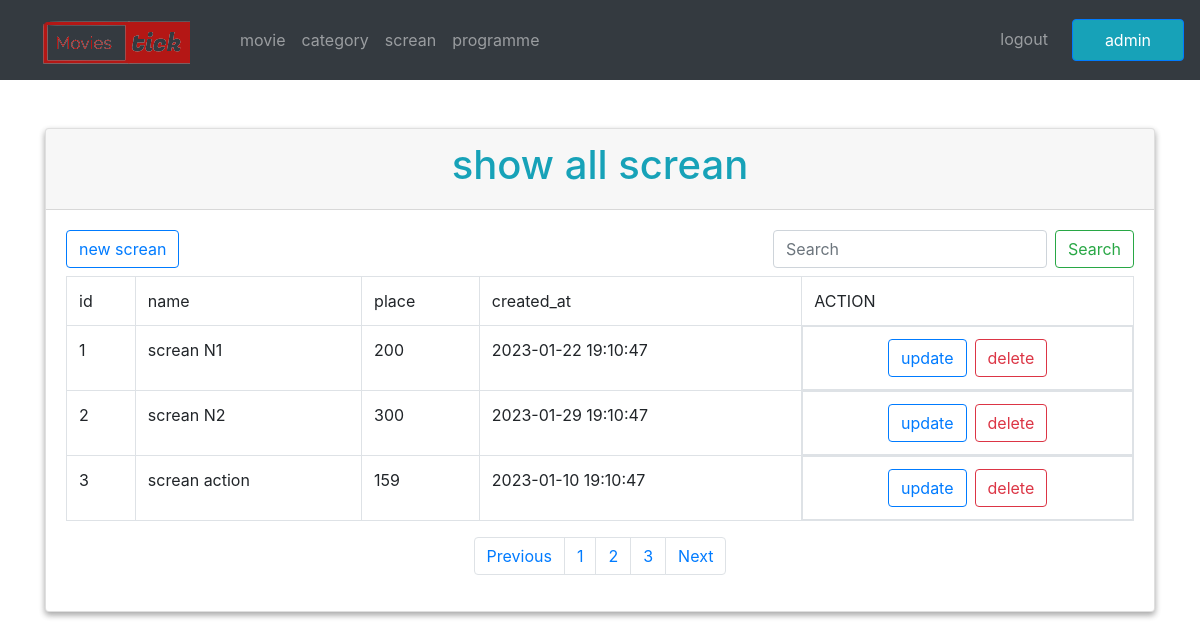
The app's page /administrateur/admin/screen/show_all.php (signed in) with its own data.
### tables this page shows
CREATE TABLE `salles` (
  `id` bigint(20) UNSIGNED NOT NULL,
  `name` varchar(255) NOT NULL,
  `place` int(11) NOT NULL,
  `created_at` timestamp NULL DEFAULT NULL,
  `updated_at` timestamp NULL DEFAULT current_timestamp()
);

### administrateur/admin/screen/show_all.php (the view, shortened to what this page needs)
<?php
require('../../db/db.php');
$items_per_page = 3;
$total_items_query = $connection->prepare("SELECT COUNT(*) as total FROM salles");
$total_items_query->execute();
$total_items = $total_items_query->fetchColumn();
$total_pages = ceil($total_items / $items_per_page);
if (isset($_GET['page'])) {
    $current_page = $_GET['page'];
} else {
    $current_page = 1;
}
$offset = ($current_page - 1) * $items_per_page;
$query = $connection->prepare("SELECT * FROM salles LIMIT $items_per_page OFFSET $offset");
$query->execute();
$data = $query->fetchAll(PDO::FETCH_ASSOC);
function displayArrayAsTable($array)
{
    global $total_pages;
    echo '<div class="container mt-5">';
    echo '<div class="row">';
    echo '<div class="col-md-12">';
    echo  '<div class="card box_shadow">';
    echo '<div class="card-header">';
    echo  '<h1 class="text-center text-info">show all screan</h1>';
    echo '</div>';
    echo '<div class="card-body">';
    echo '<nav class="d-flex justify-content-between mb-2">
            <a class="btn btn-outline-primary"  type="button" href="add_screan.php">new screan</a>
            <form class="form-inline" method="post" action="show_all.php">
                 <input class="form-control mr-sm-2" type="search" name="Search_category" placeholder="Search" aria-label="Search">
                  <button class="btn btn-outline-success my-2 my-sm-0" name="Search" type="submit">Search</button>
            </form>
          </nav>';
    echo '<table class="table table-bordered  table-hover">';
    foreach ($array as $row) {
        echo '<tr>';
        foreach ($row as $key => $value) {
            if ($key == "updated_at") {
                continue;
            }
            echo '<td>' . $key . '</td>';
        }
        echo '<td>ACTION</td>';
        break;
    }
    foreach ($array as $data) {
        echo '<tr>';
        $id = $data['id'];
        $name = $data['name'];
        $place = $data['place'];
        $created_at = $data['created_at'];
        echo '<td>' . $id . '</td>';
        echo '<td>' . $name . '</td>';
        echo '<td>' . $place . '</td>';
        echo '<td>' . $created_at . '</td>';
        echo "<td class='d-flex justify-content-center'>
         <a  class='btn btn-outline-primary update-button' href='update_screan.php?id=" . $id . "'>update</a>
         <a  class='btn btn-outline-danger delete-button ml-2' href='delete_screan.php?id=" . $id . "'>delete</a>
         </td>";
        echo '</tr>';
    }
    echo '</div></div></div></table>';
?>
    <nav aria-label="Page navigation example">
        <ul class="pagination justify-content-center">
            <li class="page-item">
                <a class="page-link" href='?page=<?php if (isset($_GET['page']) and $_GET['page'] != 1) {
                                                        echo  $_GET['page'] - 1;
                                                    } else {
                                                        echo 1;
                                                    } ?>'>Previous</a>
            </li>
            <?php for ($i = 1; $i <= $total_pages; $i++) { ?>
                <li class="page-item"><a class="page-link" href='?page=<?php echo $i; ?>'><?php echo $i; ?></a></li>
            <?php  } ?>
            <li class="page-item">
                <a class="page-link" href='?page=<?php if (isset($_GET['page']) and $_GET['page'] != $total_pages) {
                                                        echo  $_GET['page'] + 1;
                                                    } else {
                                                        echo $total_pages;
                                                    }  ?>'>Next</a>
            </li>
        </ul>
    </nav>
<?php
    echo '</div>';
}
?>
<!DOCTYPE html>
<html lang="en">
<head>
    <link rel="stylesheet" href="../../css/bootstrap.min.css">
</head>
<body>
    <?php
    require('../navBar/navBar.php');
    ?>
    <?php
    if ($_SERVER['REQUEST_METHOD'] == 'POST') {
        displayArrayAsTable($total_items);
    } else {
        displayArrayAsTable($data);
    }
    ?>
</body>
</html>

### administrateur/admin/screen/show_all.php (style rules this page uses)
.box_shadow { box-shadow: rgba(0, 0, 0, 0.16) 0px 3px 6px, rgba(0, 0, 0, 0.23) 0px 3px 6px; }

### records on screen
salles: key "id", key "name", key "place", key "created_at", id "1", name "screan N1", place "200", created_at "2023-01-22 19:10:47"
salles: id "2", name "screan N2", place "300", created_at "2023-01-29 19:10:47"
salles: id "3", name "screan action", place "159", created_at "2023-01-10 19:10:47"

### other values on screen
$_SESSION['admin_logged_in_name'] "admin"
